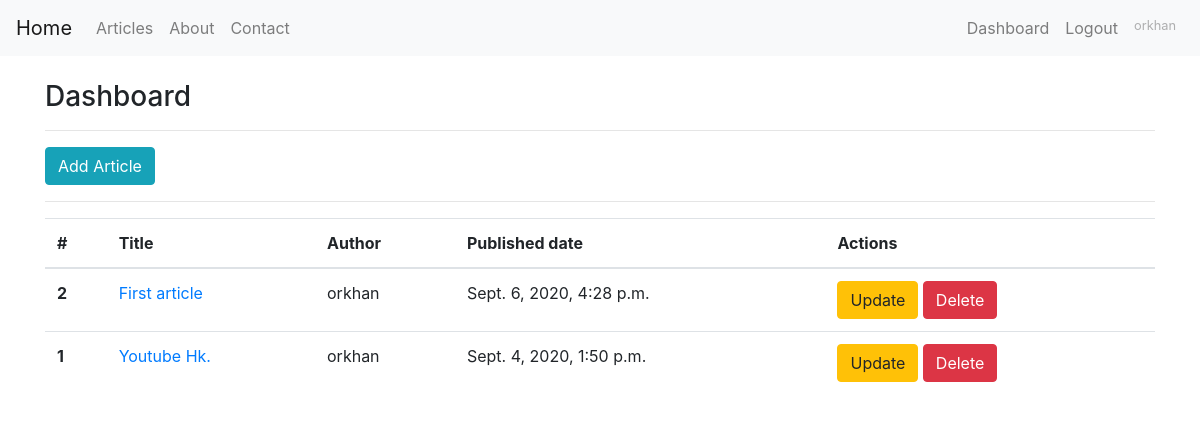
The app's page /article/dashboard/ (signed in), older data.
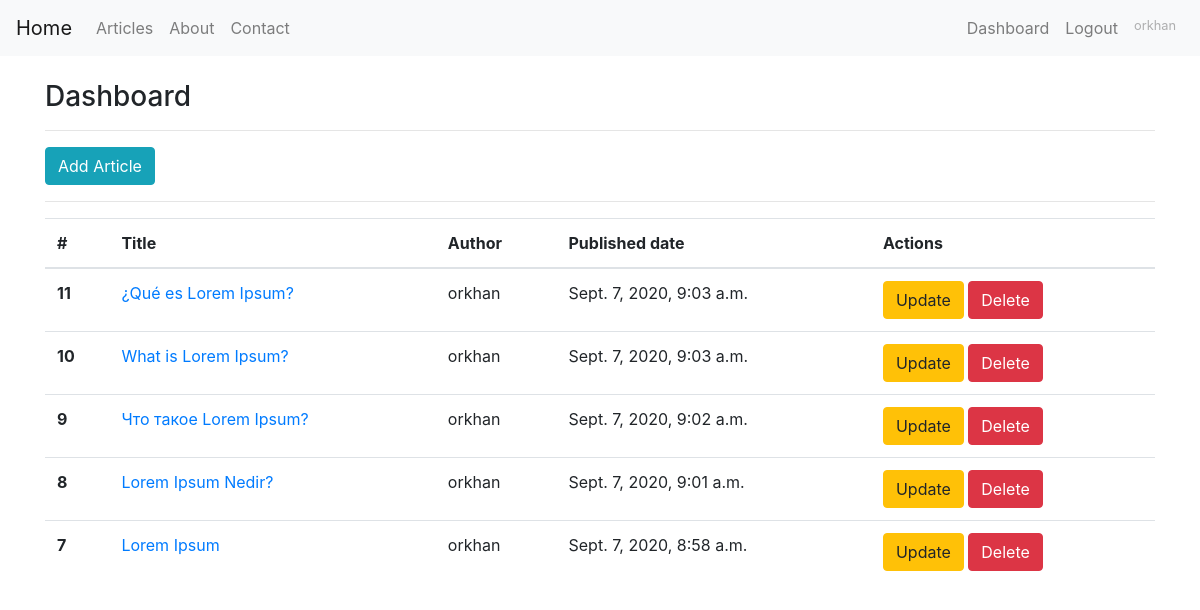
The same page, newer data.
### article/models.py (models this page shows, shortened)
class Article(models.Model):
    author = models.ForeignKey("auth.User", on_delete=models.CASCADE,verbose_name="Author")
    title = models.CharField(max_length=50, verbose_name="Title")
    content = RichTextField()
    created_date = models.DateTimeField(auto_now_add=True, verbose_name="Published date")
    article_image = models.FileField(blank=True, null=True, verbose_name="Add image to article")
    class Meta:
        ordering = ['-created_date']

### article/views.py (the view)
# urls.py: path('dashboard/', views.dashboard, name='dashboard'),
@login_required(login_url='user:login')
def dashboard(request):
    articles = Article.objects.filter(author=request.user)
    context = {
        'articles':articles,
    }
    return render(request, 'dashboard.html',context)

### templates/dashboard.html
{% extends 'layout.html' %}
{% block body %}
    <h3>Dashboard</h3>
    <hr>
    <a class="btn btn-info" href="/article/add_article">Add Article</a>
    <hr>
    {% if articles %}
        <table class="table">
            <thead>
                <tr>
                    <th scope="col">#</th>
                    <th scope="col">Title</th>
                    <th scope="col">Author</th>
                    <th scope="col">Published date</th>
                    <th scope="col">Actions</th>
                </tr>
            </thead>
            <tbody>
                {% for article in articles%}
                    <tr>
                    <th scope="row">{{article.id}}</th>
                        <td><a href="{% url 'article:detail' article.id %}">{{article.title}}</a></td>
                        <td>{{article.author.username}}</td>
                        <td>{{article.created_date}}</td>
                        <td>
                        <a href="{% url 'article:update' article.id %}" class="btn btn-warning">Update</a>
                        <a href="{% url 'article:delete' article.id %}" class="btn btn-danger">Delete</a>
                        </td>
                    </tr>
                {% endfor %}
            </tbody>
        </table>
    {% else %}
        <div class="alert alert-warning">
            You have no article yet..
        </div>
    {% endif %}
{% endblock body %}

Row changes from the older to the newer data that the page shows:
removed Article: id "2", title "First article", author.username "orkhan", created_date "Sept. 6, 2020, 4:28 p.m."
removed Article: id "1", title "Youtube Hk.", author.username "orkhan", created_date "Sept. 4, 2020, 1:50 p.m."
added Article: id "11", title "¿Qué es Lorem Ipsum?", author.username "orkhan", created_date "Sept. 7, 2020, 9:03 a.m."
added Article: id "10", title "What is Lorem Ipsum?", author.username "orkhan", created_date "Sept. 7, 2020, 9:03 a.m."
added Article: id "9", title "Что такое Lorem Ipsum?", author.username "orkhan", created_date "Sept. 7, 2020, 9:02 a.m."
added Article: id "8", title "Lorem Ipsum Nedir?", author.username "orkhan", created_date "Sept. 7, 2020, 9:01 a.m."
added Article: id "7", title "Lorem Ipsum", author.username "orkhan", created_date "Sept. 7, 2020, 8:58 a.m."
